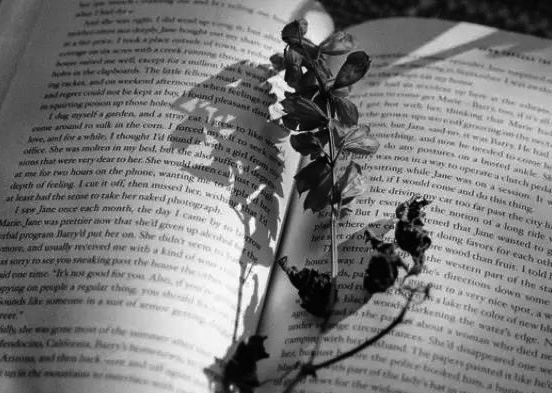
#> input picture opencv/image4.jpg, 552 x 393 px
$ python Func_erode.py image4.jpg
#> lines starting #> are read from the running program, lines starting #| are printed output that depends on the picture
#! /usr/bin/env python
# coding:utf-8
import cv2
import numpy as np
import sys
import matplotlib.pyplot as plt

if __name__=='__main__':
    I = cv2.imread(sys.argv[1], 0)
#> I is the input picture: shape (393, 552); min 0, max 255, mean 122
    # cv::MorphShapes { cv::MORPH_RECT = 0, cv::MORPH_CROSS = 1, cv::MORPH_ELLIPSE = 2 }
    s = cv2.getStructuringElement(0,(13,13))
    r = cv2.erode(I,s)
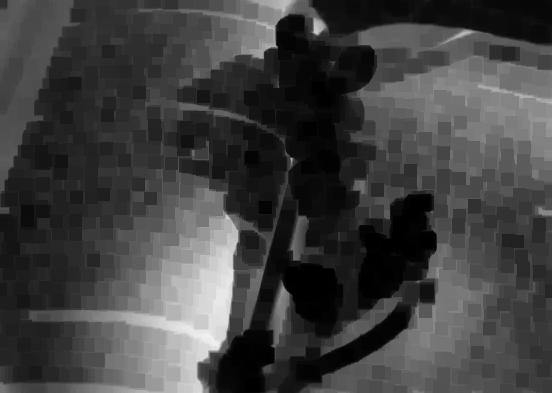
#> r: shape (393, 552); min 0, max 241, mean 64.8
    e = I - r
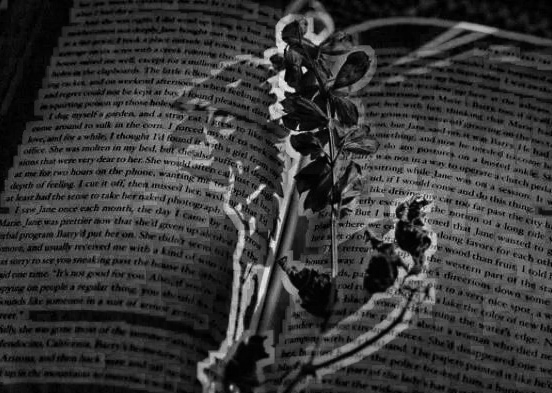
#> e: shape (393, 552); min 0, max 241, mean 57.2
    cv2.imshow('I',I)
    cv2.imshow('erode',r)
    cv2.imshow('edge',e)
    cv2.waitKey()
    cv2.destroyAllWindows()
